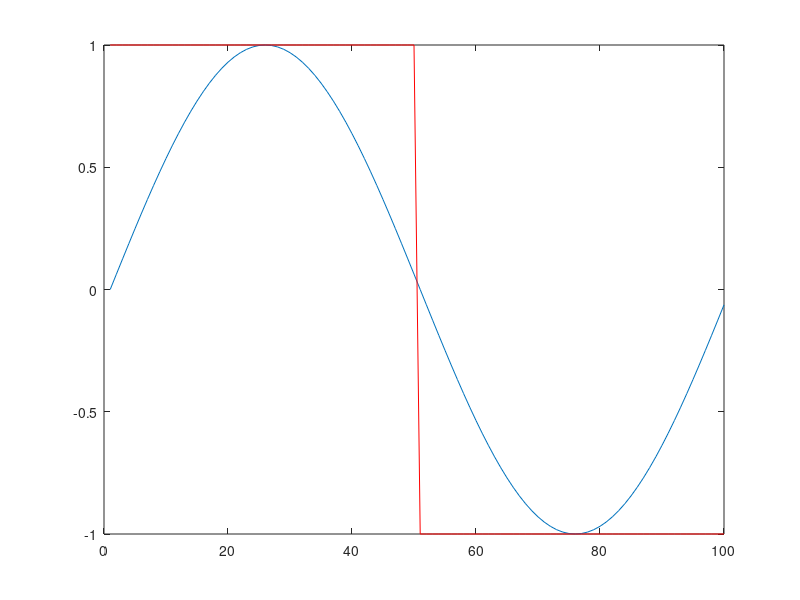

This chart was generated by the following MATLAB code:
x = csvread("fetch.csv");
a = x(:,1);
a = a(length(x)-99:length(x));

b = x(:,2);
b = b(length(x)-99:length(x));
plot(a); hold; plot(b,'r');

